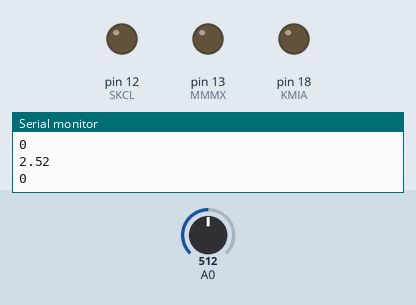
Simulated run of this sketch. Board: Arduino Uno, built with avr-gcc and run on an emulated ATmega328P. Shown: output pins drawn as LEDs (lit = HIGH), the last lines printed to the serial monitor. Inputs (shaded band) come from the test bench; at power-on: A0 = 512.

Above: at 1.2 s.
1.3 s: A0 set to 597
2.8 s: A0 set to 625
At 3.6 s:
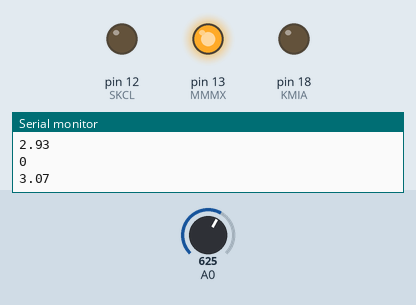
5.8 s: A0 set to 511
At 6.9 s:
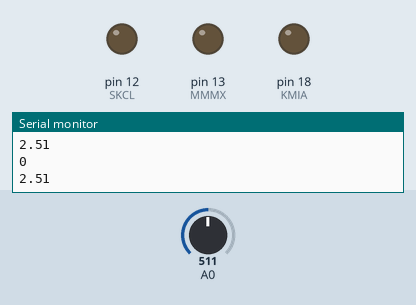
7.3 s: A0 set to 716
At 9.6 s:
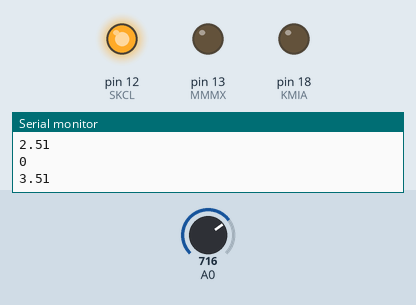
Timing chart, 0 to 11.3 s (numbered marks = the images above; inputs shaded):
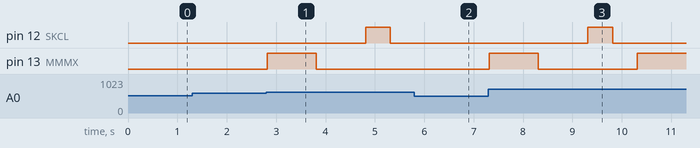

Measured:
- the behaviour switches between 610 and 611 on A0 (found by bisection; images 0 and 1)
- after the input at 2.8 s, pin 12 (SKCL): LOW → HIGH after 2.0 s, → LOW 0.50 s later; pin 13 (MMMX): LOW → HIGH at once, → LOW 1.0 s later
- after the input at 5.8 s, pin 13 (MMMX): stays LOW (without the input it goes to HIGH after 0.02 s)
- after the input at 7.3 s, pin 12 (SKCL): LOW → HIGH after 2.0 s, → LOW 0.50 s later; pin 13 (MMMX): LOW → HIGH at once, → LOW 1.0 s later, → HIGH 2.0 s later

The sketch:

punto_2_parcial_JABG.ino
```cpp
//Programa creado por el estudiante Juan Andrés Bermúdez Gómez del programa de Ingeniería Aeronáutica
//de la Escuela de Aviación del Ejército en la asignatura de Programación II dirigida por el ingeniero
//Pedro Fernando Melo Daza.
int ANALOG = A0;
int KMIA = 18;
int MMMX = 13;
int SKCL = 12;
void setup() {
  pinMode(KMIA, OUTPUT);//PULSADOR
  pinMode(MMMX, OUTPUT); //LED 1
  pinMode(SKCL, OUTPUT); //LED 2
  Serial.begin(9600);
}
void loop() {
  int KMCO = analogRead(A0);
  float KJFK = (KMCO*0.0049)+0.0064;
  Serial.println(digitalRead(KMIA));
  Serial.println(KJFK);

  if (KJFK >= -1&&KJFK <= 2){
    digitalWrite(MMMX, HIGH);
  }
    if (KJFK >= 2.1 && KJFK <= 3.8){
      digitalWrite(MMMX, LOW);
    }

      if (KJFK >= 3.9 && KJFK <= 5.2){
        digitalWrite(SKCL, HIGH);
        delay(2000);
        digitalWrite(SKCL, LOW);
        delay(2000);
      }
if ((KJFK >= -1 && KJFK <= 2.5) and (digitalRead(KMIA)) == HIGH){
    digitalWrite(MMMX, HIGH);
    digitalWrite(SKCL, HIGH);
    delay(1000);
    digitalWrite(MMMX, LOW);
    digitalWrite(SKCL, LOW);
    delay(500);
  }
    if ((KJFK >= 3 && KJFK <= 4) or (digitalRead(KMIA) == HIGH)){
      digitalWrite(MMMX, HIGH);
      delay(1000);
      digitalWrite(MMMX, LOW);
      delay(1000);
      digitalWrite(SKCL, HIGH);
      delay(500);
      digitalWrite(SKCL, LOW);
      delay(500);
    }
    else{
    digitalWrite(MMMX, LOW);
    digitalWrite(SKCL, LOW);
    }

}
```
